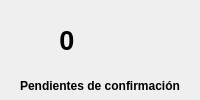
                   <widget class="QWidget" name="widget_8" native="true">
                    <property name="minimumSize">
                     <size>
                      <width>180</width>
                      <height>0</height>
                     </size>
                    </property>
                    <property name="maximumSize">
                     <size>
                      <width>16777215</width>
                      <height>100</height>
                     </size>
                    </property>
                    <property name="styleSheet">
                     <string notr="true">
border-radius: 15px</string>
                    </property>
                    <layout class="QHBoxLayout" name="horizontalLayout_10">
                     <property name="spacing">
                      <number>2</number>
                     </property>
                     <property name="leftMargin">
                      <number>3</number>
                     </property>
                     <property name="rightMargin">
                      <number>3</number>
                     </property>
                     <property name="bottomMargin">
                      <number>4</number>
                     </property>
                     <item>
                      <widget class="QWidget" name="widget_13" native="true">
                       <layout class="QVBoxLayout" name="verticalLayout_8">
                        <property name="spacing">
                         <number>5</number>
                        </property>
                        <property name="leftMargin">
                         <number>3</number>
                        </property>
                        <property name="topMargin">
                         <number>0</number>
                        </property>
                        <property name="rightMargin">
                         <number>3</number>
                        </property>
                        <property name="bottomMargin">
                         <number>0</number>
                        </property>
                        <item>
                         <widget class="QWidget" name="widget_14" native="true">
                          <property name="minimumSize">
                           <size>
                            <width>0</width>
                            <height>55</height>
                           </size>
                          </property>
                          <layout class="QHBoxLayout" name="horizontalLayout_11">
                           <item>
                            <widget class="QLabel" name="pendconf">
                             <property name="font">
                              <font>
                               <pointsize>18</pointsize>
                               <bold>true</bold>
                              </font>
                             </property>
                             <property name="text">
                              <string>&lt;html&gt;&lt;head/&gt;&lt;body&gt;&lt;p align=&quot;center&quot;&gt;&lt;span style=&quot; font-size:20pt; font-weight:700;&quot;&gt;0&lt;/span&gt;&lt;/p&gt;&lt;/body&gt;&lt;/html&gt;</string>
                             </property>
                             <property name="alignment">
                              <set>Qt::AlignmentFlag::AlignCenter</set>
                             </property>
                            </widget>
                           </item>
                           <item>
                            <widget class="QLabel" name="label_16">
                             <property name="minimumSize">
                              <size>
                               <width>50</width>
                               <height>45</height>
                              </size>
                             </property>
                             <property name="maximumSize">
                              <size>
                               <width>60</width>
                               <height>16777215</height>
                              </size>
                             </property>
                             <property name="text">
                              <string/>
                             </property>
                             <property name="pixmap">
                              <pixmap resource="../../recursos/recursos.qrc">:/iconos/iconos/confirm.ico</pixmap>
                             </property>
                             <property name="scaledContents">
                              <bool>true</bool>
                             </property>
                            </widget>
                           </item>
                          </layout>
                         </widget>
                        </item>
                        <item>
                         <widget class="QLabel" name="label_17">
                          <property name="minimumSize">
                           <size>
                            <width>50</width>
                            <height>20</height>
                           </size>
                          </property>
                          <property name="text">
                           <string>&lt;html&gt;&lt;head/&gt;&lt;body&gt;&lt;p align=&quot;center&quot;&gt;&lt;span style=&quot; font-weight:700;&quot;&gt;Pendientes de confirmación&lt;/span&gt;&lt;/p&gt;&lt;/body&gt;&lt;/html&gt;</string>
                          </property>
                         </widget>
                        </item>
                       </layout>
                      </widget>
                     </item>
                    </layout>
                   </widget>
